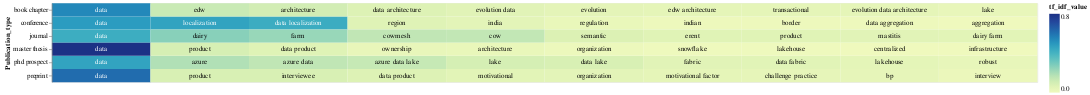

The code cell stored with this chart in its notebook:
### Code cell
# Select the top terms for each PDF
top_terms_df_publication_type = result_df_tfidf_publication_type.groupby('Publication_type').head(10)

# Add a small random value to 'idf_value' for better visualization
top_terms_df_publication_type['tf_idf_value'] = top_terms_df_publication_type['tf_idf_value'] + np.random.rand(top_terms_df_publication_type.shape[0]) * 0.0001

# Create a base chart
base = alt.Chart(top_terms_df_publication_type).encode(
    x=alt.X('rank:O', axis=None),  # Use rank for x-axis
    y='Publication_type:N',
    color=alt.Color('tf_idf_value:Q', scale=alt.Scale(scheme='viridis')),
    text='top_word:N'  # Corrected column name to 'topic_word'
).transform_window(
    rank="rank()",
    sort=[alt.SortField("tf_idf_value", order="descending")],
    groupby=["Publication_type"]
)

# Create a heatmap
heatmap = base.mark_rect().encode(
    color='tf_idf_value:Q',
)

# Create text labels with conditional color
text = base.mark_text(baseline='middle').encode(
    text='top_word:N',
    color=alt.condition(alt.datum.tf_idf_value >= 0.4, alt.value('white'), alt.value('black'))
)

# Display the heatmap and text labels
chart_publication_type = (heatmap + text).properties(width=1500)
chart_publication_type

### Figure 1 — Vega-Lite specification as saved in the notebook (floating-point values rounded to 4 significant figures)
{"config": {"view": {"continuousWidth": 300, "continuousHeight": 300}}, "layer": [{"mark": {"type": "rect"}, "encoding": {"color": {"field": "tf_idf_value", "type": "quantitative"}, "text": {"field": "top_word", "type": "nominal"}, "x": {"axis": null, "field": "rank", "type": "ordinal"}, "y": {"field": "Publication_type", "type": "nominal"}}, "transform": [{"window": [{"op": "rank", "field": "", "as": "rank"}], "groupby": ["Publication_type"], "sort": [{"field": "tf_idf_value", "order": "descending"}]}]}, {"mark": {"type": "text", "baseline": "middle"}, "encoding": {"color": {"condition": {"test": "(datum.tf_idf_value >= 0.4)", "value": "white"}, "value": "black"}, "text": {"field": "top_word", "type": "nominal"}, "x": {"axis": null, "field": "rank", "type": "ordinal"}, "y": {"field": "Publication_type", "type": "nominal"}}, "transform": [{"window": [{"op": "rank", "field": "", "as": "rank"}], "groupby": ["Publication_type"], "sort": [{"field": "tf_idf_value", "order": "descending"}]}]}], "data": {"name": "data-5afeb7a700416e959391ea9d7425ca09"}, "width": 1500, "$schema": "https://vega.github.io/schema/vega-lite/v5.15.1.json", "datasets": {"data-5afeb7a700416e959391ea9d7425ca09": [{"Publication_type": "conference", "top_word": "data", "tf_idf_value": 0.4858}, {"Publication_type": "conference", "top_word": "localization", "tf_idf_value": 0.4652}, {"Publication_type": "conference", "top_word": "data localization", "tf_idf_value": 0.435}, {"Publication_type": "conference", "top_word": "region", "tf_idf_value": 0.1058}, {"Publication_type": "conference", "top_word": "india", "tf_idf_value": 0.09249}, {"Publication_type": "conference", "top_word": "regulation", "tf_idf_value": 0.06883}, {"Publication_type": "conference", "top_word": "indian", "tf_idf_value": 0.05686}, {"Publication_type": "conference", "top_word": "border", "tf_idf_value": 0.05575}, {"Publication_type": "conference", "top_word": "data aggregation", "tf_idf_value": 0.05431}, {"Publication_type": "conference", "top_word": "aggregation", "tf_idf_value": 0.04978}, {"Publication_type": "book chapter", "top_word": "data", "tf_idf_value": 0.5379}, {"Publication_type": "book chapter", "top_word": "edw", "tf_idf_value": 0.1636}, {"Publication_type": "book chapter", "top_word": "architecture", "tf_idf_value": 0.1436}, {"Publication_type": "book chapter", "top_word": "data architecture", "tf_idf_value": 0.1155}, {"Publication_type": "book chapter", "top_word": "evolution data", "tf_idf_value": 0.09983}, {"Publication_type": "book chapter", "top_word": "evolution", "tf_idf_value": 0.08988}, {"Publication_type": "book chapter", "top_word": "edw architecture", "tf_idf_value": 0.08591}, {"Publication_type": "book chapter", "top_word": "transactional", "tf_idf_value": 0.08576}, {"Publication_type": "book chapter", "top_word": "evolution data architecture", "tf_idf_value": 0.08496}, {"Publication_type": "book chapter", "top_word": "lake", "tf_idf_value": 0.07578}, {"Publication_type": "phd prospect", "top_word": "data", "tf_idf_value": 0.4654}, {"Publication_type": "phd prospect", "top_word": "azure", "tf_idf_value": 0.2136}, {"Publication_type": "phd prospect", "top_word": "azure data", "tf_idf_value": 0.1853}, {"Publication_type": "phd prospect", "top_word": "azure data lake", "tf_idf_value": 0.1711}, {"Publication_type": "phd prospect", "top_word": "lake", "tf_idf_value": 0.1346}, {"Publication_type": "phd prospect", "top_word": "data lake", "tf_idf_value": 0.1278}, {"Publication_type": "phd prospect", "top_word": "fabric", "tf_idf_value": 0.09883}, {"Publication_type": "phd prospect", "top_word": "data fabric", "tf_idf_value": 0.09756}, {"Publication_type": "phd prospect", "top_word": "lakehouse", "tf_idf_value": 0.0868}, {"Publication_type": "phd prospect", "top_word": "robust", "tf_idf_value": 0.07623}, {"Publication_type": "journal", "top_word": "data", "tf_idf_value": 0.4337}, {"Publication_type": "journal", "top_word": "dairy", "tf_idf_value": 0.2857}, {"Publication_type": "journal", "top_word": "farm", "tf_idf_value": 0.258}, {"Publication_type": "journal", "top_word": "cowmesh", "tf_idf_value": 0.1843}, {"Publication_type": "journal", "top_word": "cow", "tf_idf_value": 0.1811}, {"Publication_type": "journal", "top_word": "semantic", "tf_idf_value": 0.1186}, {"Publication_type": "journal", "top_word": "erent", "tf_idf_value": 0.1037}, {"Publication_type": "journal", "top_word": "product", "tf_idf_value": 0.1022}, {"Publication_type": "journal", "top_word": "mastitis", "tf_idf_value": 0.09888}, {"Publication_type": "journal", "top_word": "dairy farm", "tf_idf_value": 0.09646}, {"Publication_type": "preprint", "top_word": "data", "tf_idf_value": 0.6056}, {"Publication_type": "preprint", "top_word": "product", "tf_idf_value": 0.1289}, {"Publication_type": "preprint", "top_word": "interviewee", "tf_idf_value": 0.1279}, {"Publication_type": "preprint", "top_word": "data product", "tf_idf_value": 0.1151}, {"Publication_type": "preprint", "top_word": "motivational", "tf_idf_value": 0.09585}, {"Publication_type": "preprint", "top_word": "organization", "tf_idf_value": 0.09032}, {"Publication_type": "preprint", "top_word": "motivational factor", "tf_idf_value": 0.0856}, {"Publication_type": "preprint", "top_word": "challenge practice", "tf_idf_value": 0.08219}, {"Publication_type": "preprint", "top_word": "bp", "tf_idf_value": 0.08126}, {"Publication_type": "preprint", "top_word": "interview", "tf_idf_value": 0.06351}, {"Publication_type": "master thesis", "top_word": "data", "tf_idf_value": 0.77}, {"Publication_type": "master thesis", "top_word": "product", "tf_idf_value": 0.1329}, {"Publication_type": "master thesis", "top_word": "data product", "tf_idf_value": 0.1064}, {"Publication_type": "master thesis", "top_word": "ownership", "tf_idf_value": 0.07303}, {"Publication_type": "master thesis", "top_word": "architecture", "tf_idf_value": 0.06895}, {"Publication_type": "master thesis", "top_word": "organization", "tf_idf_value": 0.06056}, {"Publication_type": "master thesis", "top_word": "snowflake", "tf_idf_value": 0.05275}, {"Publication_type": "master thesis", "top_word": "lakehouse", "tf_idf_value": 0.05064}, {"Publication_type": "master thesis", "top_word": "centralized", "tf_idf_value": 0.04934}, {"Publication_type": "master thesis", "top_word": "infrastructure", "tf_idf_value": 0.04878}]}}
